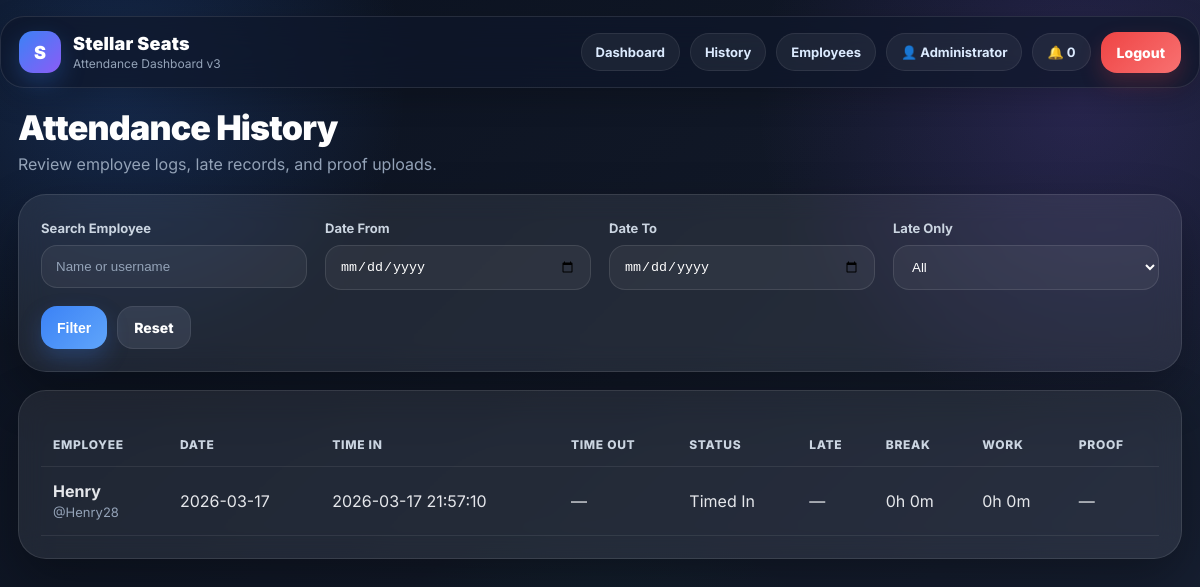
The app's page /admin/history (signed in), older data.
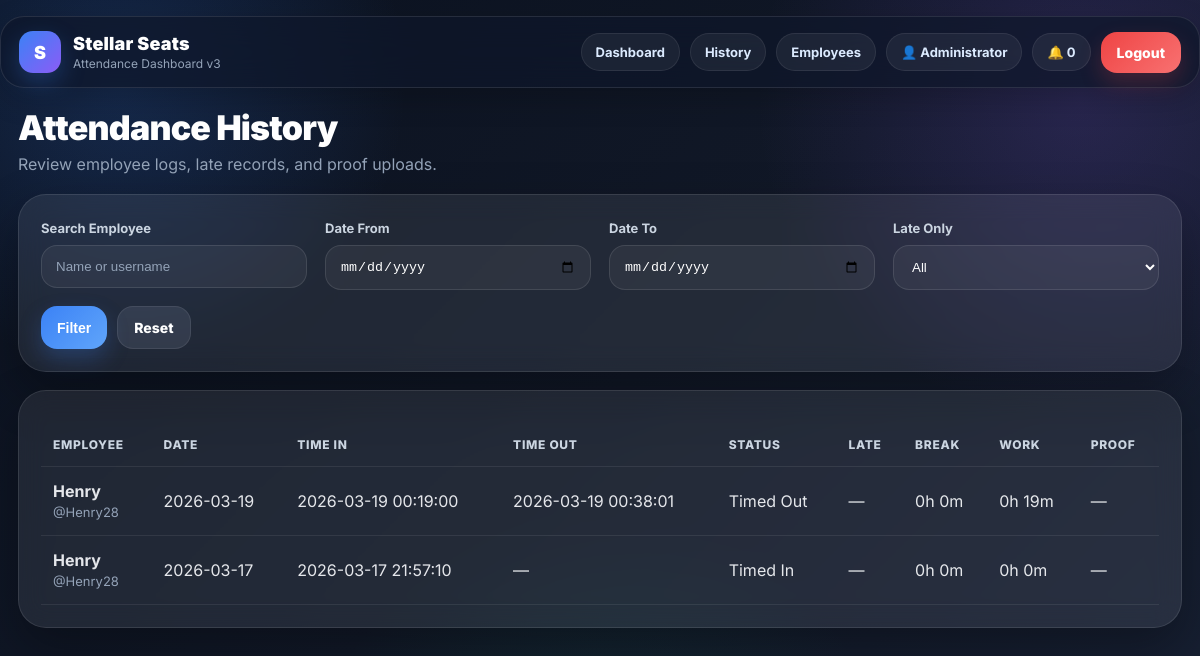
The same page, newer data.
### tables this page shows
CREATE TABLE users (
            id INTEGER PRIMARY KEY AUTOINCREMENT,
            full_name TEXT NOT NULL,
            username TEXT NOT NULL UNIQUE,
            password_hash TEXT NOT NULL,
            role TEXT NOT NULL DEFAULT 'employee',
            profile_image TEXT,
            created_at TEXT NOT NULL
        , department TEXT DEFAULT 'Stellar Seats', position TEXT DEFAULT 'Employee', is_active INTEGER NOT NULL DEFAULT 1, shift_start TEXT DEFAULT '09:00');

CREATE TABLE attendance (
            id INTEGER PRIMARY KEY AUTOINCREMENT,
            user_id INTEGER NOT NULL,
            work_date TEXT NOT NULL,
            time_in TEXT,
            time_out TEXT,
            status TEXT DEFAULT 'Offline',
            proof_file TEXT,
            notes TEXT,
            created_at TEXT NOT NULL,
            updated_at TEXT NOT NULL, late_flag INTEGER NOT NULL DEFAULT 0, late_minutes INTEGER NOT NULL DEFAULT 0,
            FOREIGN KEY (user_id) REFERENCES users (id)
        );

### app.py (the view)
@app.route("/admin/history")
@login_required(role="admin")
def admin_history():
    search = request.args.get("search", "").strip()
    late_only = request.args.get("late_only", "").strip()
    date_from = request.args.get("date_from", "").strip()
    date_to = request.args.get("date_to", "").strip()
    sql = """
        SELECT a.*, u.full_name, u.username
        FROM attendance a
        JOIN users u ON u.id = a.user_id
        WHERE 1=1
    """
    params = []
    if search:
        sql += " AND (LOWER(u.full_name) LIKE ? OR LOWER(u.username) LIKE ?)"
        s = f"%{search.lower()}%"
        params.extend([s, s])
    if late_only == "1":
        sql += " AND a.late_flag = 1"
    if date_from:
        sql += " AND a.work_date >= ?"
        params.append(date_from)
    if date_to:
        sql += " AND a.work_date <= ?"
        params.append(date_to)
    sql += " ORDER BY a.work_date DESC, a.id DESC LIMIT 200"
    rows = fetchall(sql, params)
    enriched = []
    for row in rows:
        enriched.append({
            "row": row,
            "break_minutes": total_break_minutes(row["id"]),
            "work_minutes": total_work_minutes(row)
        })
    return render_template(
        "admin_history.html",
        records=enriched,
        search=search,
        late_only=late_only,
        date_from=date_from,
        date_to=date_to,
        minutes_to_hm=minutes_to_hm
    )

### app.py (called while the page is built)
def using_postgres():
    return bool(DATABASE_URL) and POSTGRES_ENABLED

def get_db():
    if "db" not in g:
        if using_postgres():
            g.db = psycopg2.connect(DATABASE_URL)
        else:
            g.db = sqlite3.connect(SQLITE_DATABASE)
            g.db.row_factory = sqlite3.Row
    return g.db

def fetchone(query, params=()):
    db = get_db()
    if using_postgres():
        with db.cursor(cursor_factory=psycopg2.extras.RealDictCursor) as cur:
            cur.execute(convert_query(query), params)
            return cur.fetchone()
    cur = db.execute(query, params)
    return cur.fetchone()

def fetchall(query, params=()):
    db = get_db()
    if using_postgres():
        with db.cursor(cursor_factory=psycopg2.extras.RealDictCursor) as cur:
            cur.execute(convert_query(query), params)
            return cur.fetchall()
    cur = db.execute(query, params)
    return cur.fetchall()

def get_user_by_id(user_id):
    return fetchone("SELECT * FROM users WHERE id = ?", (user_id,))

def minutes_to_hm(minutes):
    h = minutes // 60
    m = minutes % 60
    return f"{h}h {m}m"

### templates/admin_history.html (shortened to what this page needs)
{% extends "base.html" %}
{% block content %}
<div class="hero">
    <div>
        <h1>Attendance History</h1>
        <p class="muted" style="margin-top:8px;">Review employee logs, late records, and proof uploads.</p>
    </div>
</div>
<div class="card" style="margin-bottom:18px;">
    <form method="GET">
        <div class="grid grid-4">
            <div>
                <label>Search Employee</label>
                <input class="input" type="text" name="search" value="{{ search }}" placeholder="Name or username">
            </div>
            <div>
                <label>Date From</label>
                <input class="input" type="date" name="date_from" value="{{ date_from }}">
            </div>
            <div>
                <label>Date To</label>
                <input class="input" type="date" name="date_to" value="{{ date_to }}">
            </div>
            <div>
                <label>Late Only</label>
                <select class="input" name="late_only">
                    <option value="">All</option>
                </select>
            </div>
        </div>
        <div class="top-actions" style="margin-top:16px;">
            <button class="btn btn-primary" type="submit">Filter</button>
            <a class="btn btn-gray" href="{{ url_for('admin_history') }}">Reset</a>
        </div>
    </form>
</div>
<div class="card">
    {% if records %}
        <div style="overflow-x:auto;">
            <table>
                <thead>
                    <tr>
                        <th>Employee</th>
                        <th>Date</th>
                        <th>Time In</th>
                        <th>Time Out</th>
                        <th>Status</th>
                        <th>Late</th>
                        <th>Break</th>
                        <th>Work</th>
                        <th>Proof</th>
                    </tr>
                </thead>
                <tbody>
                    {% for item in records %}
                    <tr>
                        <td>
                            <strong>{{ item.row.full_name }}</strong><br>
                            <span class="small muted">@{{ item.row.username }}</span>
                        </td>
                        <td>{{ item.row.work_date }}</td>
                        <td>{{ item.row.time_in or '—' }}</td>
                        <td>{{ item.row.time_out or '—' }}</td>
                        <td>{{ item.row.status }}</td>
                        <td>
                            {% if item.row.late_flag == 1 %}
                                <span class="status status-red">{{ item.row.late_minutes }} min</span>
                            {% else %}
                                —
                            {% endif %}
                        </td>
                        <td>{{ minutes_to_hm(item.break_minutes) }}</td>
                        <td>{{ minutes_to_hm(item.work_minutes) }}</td>
                        <td>
                            {% if item.row.proof_file %}
                                {% if is_image(item.row.proof_file) %}
                                    <a href="{{ url_for('uploaded_file', filename=item.row.proof_file) }}" target="_blank">
                                        <img src="{{ url_for('uploaded_file', filename=item.row.proof_file) }}" class="proof-preview" style="width:58px;height:58px;border-radius:12px;">
                                    </a>
                                {% else %}
                                    <a href="{{ url_for('uploaded_file', filename=item.row.proof_file) }}" target="_blank">View</a>
                                {% endif %}
                            {% else %}
                                —
                            {% endif %}
                        </td>
                    </tr>
                    {% endfor %}
                </tbody>
            </table>
        </div>
    {% else %}
        <p class="muted">No attendance records found.</p>
    {% endif %}
</div>
{% endblock %}

Row changes from the older to the newer data that the page shows:
added attendance: row.work_date "2026-03-19", row "2026-03-19 00:19:00", row "2026-03-19 00:38:01", row.status "Timed Out"
Text that changed along with them:
new list line: "Henry Henry28"
new list line: "@ — 0h 0m 0h 19m —"
